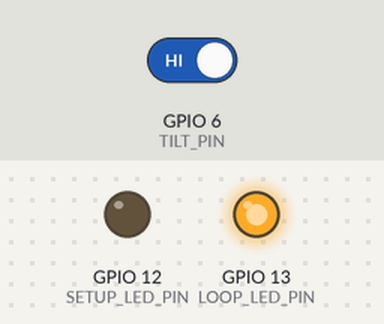
Simulated run of this program. Board: ESP32-C3. Shown: output pins drawn as LEDs (lit = HIGH). Inputs (shaded band) come from the test bench; at power-on: GPIO 6 (TILT_PIN) HIGH. What the program prints to the serial monitor is not drawn.

Above: at 4.2 s.
4.3 s: GPIO 6 (TILT_PIN) driven LOW
At 8.3 s:
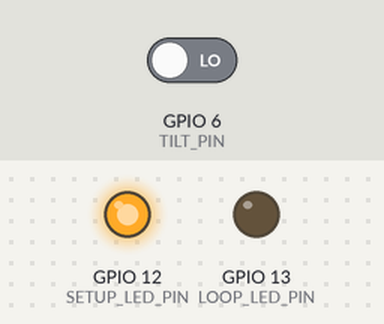
24.5 s: GPIO 6 (TILT_PIN) driven HIGH
Timing chart, 0 to 49.5 s (numbered marks = the images above; inputs shaded):
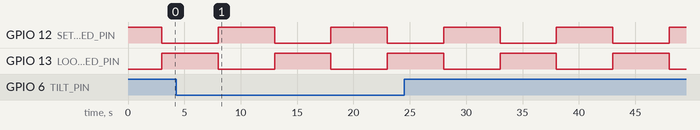

Measured:
- by itself, GPIO 12 (SETUP_LED_PIN), GPIO 13 (LOOP_LED_PIN): alternates HIGH for 5.0 s and LOW for 5.0 s

The program:

main.cpp
```cpp
#include <Arduino.h>

// LED pin definition
constexpr auto SETUP_LED_PIN = 12; // Setup LED pin
constexpr auto LOOP_LED_PIN = 13;  // Loop LED pin
constexpr auto TILT_PIN = 6;       // Tilt sensorpin

void setup()
{
    // Initialize serial communication for debugging
    Serial.begin(115200);

    // Configure LED pin as output
    pinMode(SETUP_LED_PIN, OUTPUT);  // Setup LED
    pinMode(LOOP_LED_PIN, OUTPUT);   // Loop LED
    pinMode(TILT_PIN, INPUT_PULLUP); // Tilt sensor pin

    // Turn on LED to indicate setup is complete
    digitalWrite(SETUP_LED_PIN, HIGH); // Turn on setup LED

    // Print confirmation message
    Serial.println("Setup completed successfully - LED on GPIO 12 is now ON");

    // Wait for 3 seconds
    delay(3000);
}

void loop()
{
    // Main loop - LED remains on
    digitalWrite(LOOP_LED_PIN, HIGH);  // Turn on loop LED
    digitalWrite(SETUP_LED_PIN, LOW);  // Turn off setup LED
    delay(5000);                       // Wait for 5 seconds
    digitalWrite(LOOP_LED_PIN, LOW);   // Turn off loop LED
    digitalWrite(SETUP_LED_PIN, HIGH); // Turn on setup LED
    delay(5000);                       // Wait for 5 seconds

    // Check if the tilt sensor is triggered
    if (digitalRead(TILT_PIN) == LOW)
    {
        Serial.println("Tilt sensor is triggered");
    }
    else
    {
        Serial.println("Tilt sensor is not triggered");
    }
}
```
